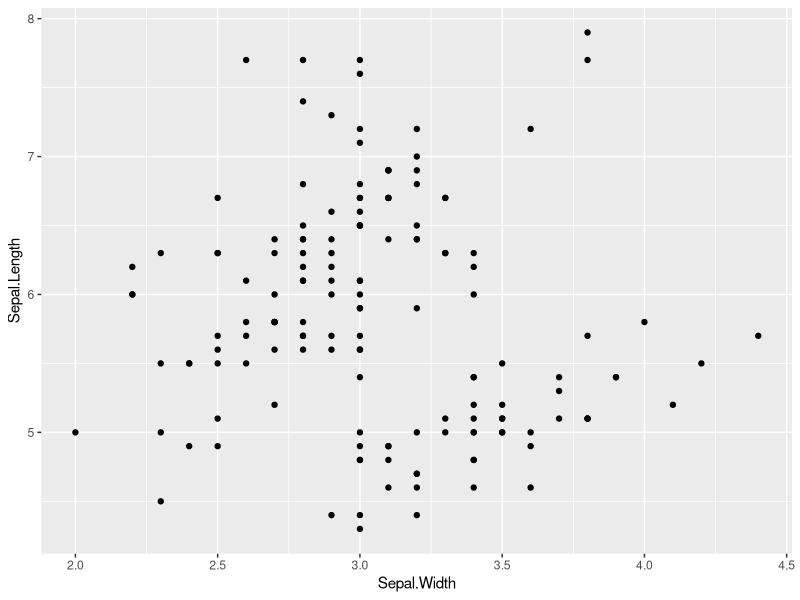
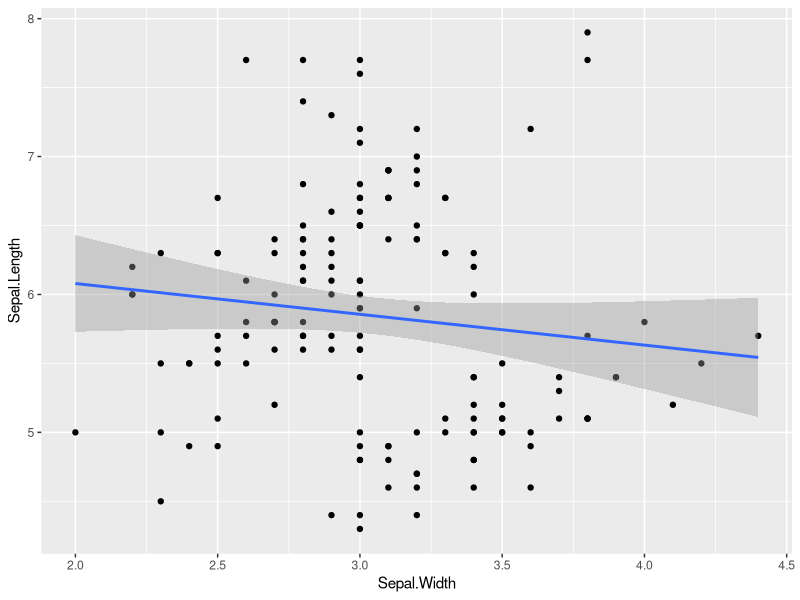
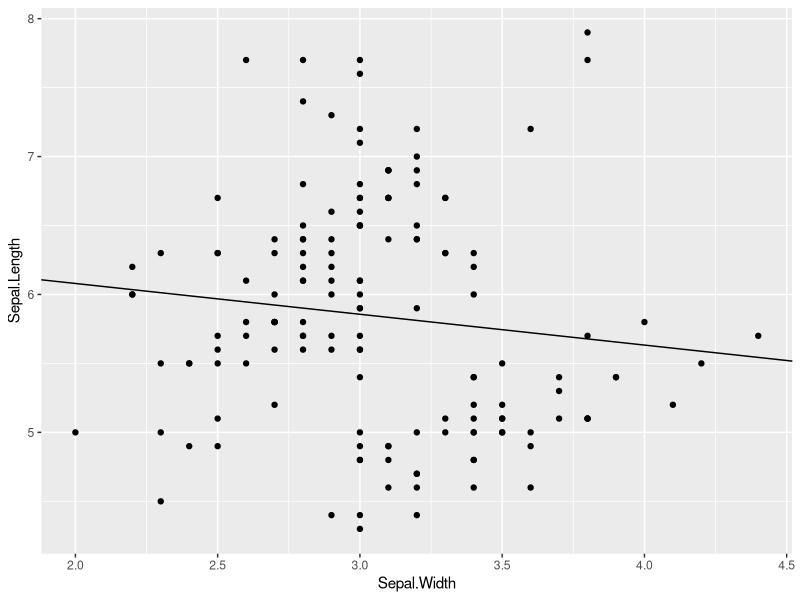
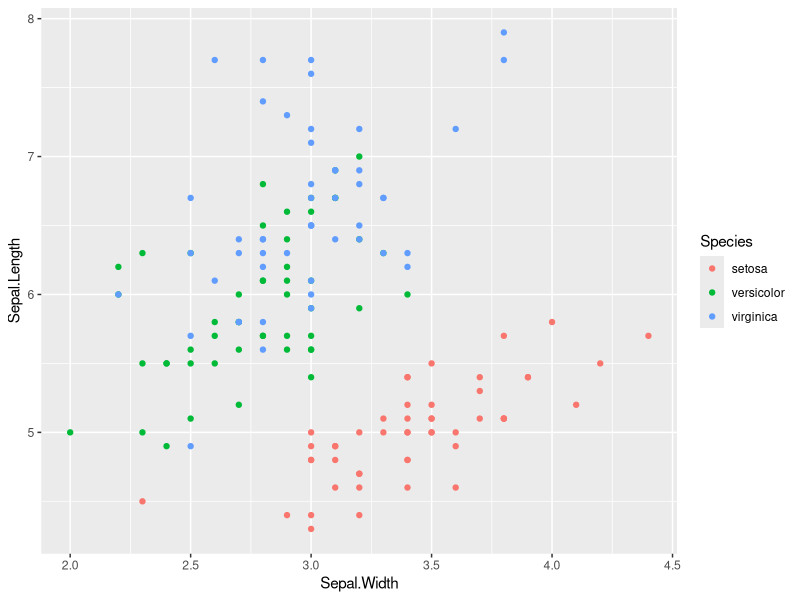
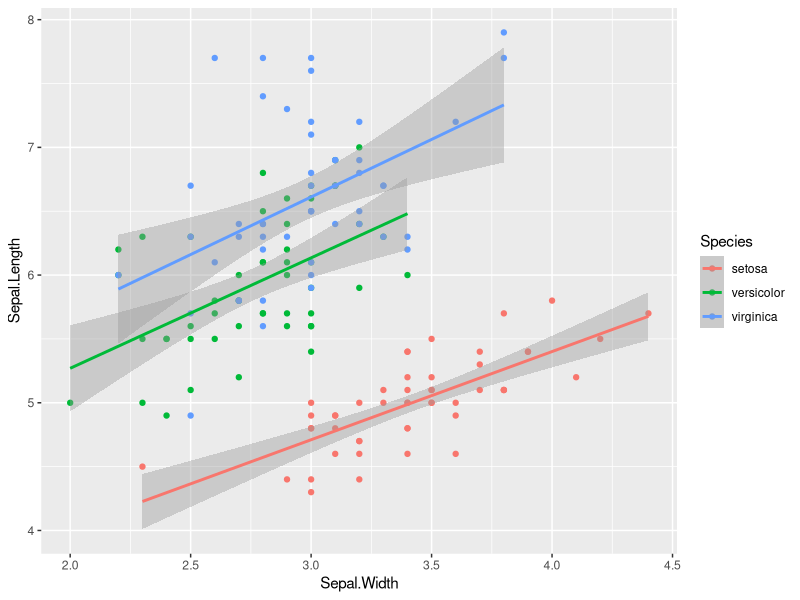
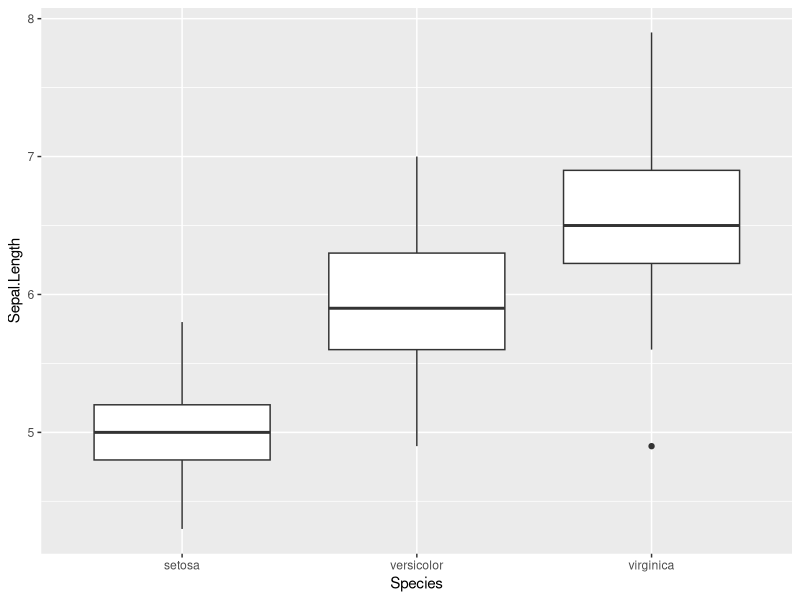

R code for these plots, in order:
## ---- chunk 1
knitr::opts_chunk$set(echo = TRUE,
                      eval = TRUE,
                      message=FALSE,
                      error=FALSE)
#knitr::opts_knit$set(root.dir = '../')
## ---- chunk 2
# load data
iris<-iris

# run a general linear model with a gaussian family

mod1<-glm(Sepal.Length~Sepal.Width, data=iris, family="gaussian")

## ---- chunk 3
str(mod1)
## ---- chunk 4
# call just the model
mod1
# summarize model:
summary(mod1)
## ---- chunk 5
mod2<-lm(Sepal.Length~Sepal.Width, data=iris)
summary(mod2)
## ---- chunk 6
library(tidyverse)

iris %>%
  ggplot(aes(x=Sepal.Width, y=Sepal.Length)) +
  geom_point()
## ---- chunk 7
iris %>%
  ggplot(aes(x=Sepal.Width, y=Sepal.Length)) +
  geom_point() +
  geom_smooth(method="lm")
## ---- chunk 8
# the coefficients we need:
coef(mod1)

# the abline geom:
iris %>%
  ggplot(aes(x=Sepal.Width, y=Sepal.Length)) +
  geom_point() +
  geom_abline(intercept=coef(mod1)[1], slope=coef(mod1)[2])
## ---- chunk 9
iris %>%
  ggplot(aes(x=Sepal.Width, y=Sepal.Length, color=Species)) +
  geom_point()
## ---- chunk 10
mod3<-lm(Sepal.Length~Sepal.Width+Species, data=iris)
summary(mod3)
## ---- chunk 11
iris %>%
  ggplot(aes(x=Sepal.Width, y=Sepal.Length, color=Species)) +
  geom_point() +
  geom_smooth(method="lm")
## ---- chunk 12
mod4<-lm(Sepal.Length~Sepal.Width*Species, data=iris)
summary(mod4)
## ---- chunk 13
# filter data to only two groups. We have to also remember to drop the factor levels!
iris2<-iris %>%
  filter(Species!="setosa") %>%
  mutate(Species=fct_drop(Species))

#
t.test(iris2$Sepal.Length~iris2$Species)
## ---- chunk 14
aov1<-aov(iris$Sepal.Length~iris$Species)
aov1
# to get the test statistics, we have to summarize this model first:
summary(aov1)
## ---- chunk 15
TukeyHSD(aov1)
## ---- chunk 16
iris %>%
  ggplot(aes(x=Species, y=Sepal.Length)) +
  geom_boxplot()
